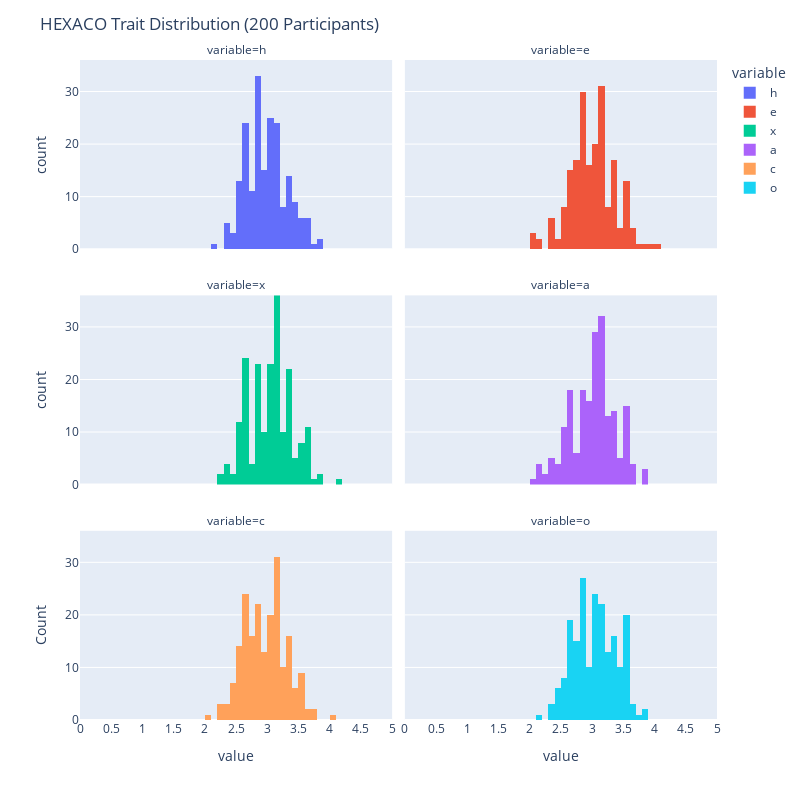

Notebook source saved alongside this figure:
### Code cell
# using df create a histogram for each HEXACO traits and put them as facets
fig = px.histogram(df, x=['h', 'e', 'x', 'a', 'c', 'o'], 
        facet_col='variable', facet_col_wrap=2, nbins=30)
fig.update_layout(
    #xaxis_title='Trait value',
    yaxis_title='Count',
    title=f'HEXACO Trait Distribution ({len(df)} Participants)',
)
# Set x-axis range and tick marks
fig.update_xaxes(range=[0, 5], tickmode='linear', tick0=0, dtick=0.5)

max_count = max([max(np.histogram(df[trait ], bins=25)[0]) for trait in ['h', 'e', 'x', 'a', 'c', 'o']])   

# set y axis to start at 0 and end at the highest count
fig.update_yaxes(range=[0, max_count])

# Add dots at each trait using prt_values
prt_values = [
    [ 3.1, 2.9, 2.5, 3.6, 3.1, 2.5], # participant 1
    [ 3.6, 2.7, 3.1, 2.6, 3.2, 3.1], # participant 2
]

# set figure height and width
fig.update_layout(height=800, width=800)

fig.show()

### Figure 1 — Plotly figure (JSON) as saved in the notebook; plotly's stock layout.template omitted (floating-point values rounded to 4 significant figures; data arrays with more than 128 entries replaced by an {"elided": "..."} marker saying what was removed)
{"data": [{"alignmentgroup": "True", "bingroup": "x", "hovertemplate": "variable=h<br>value=%{x}<br>count=%{y}<extra></extra>", "legendgroup": "h", "marker": {"color": "#636efa", "pattern": {"shape": ""}}, "name": "h", "nbinsx": 30, "offsetgroup": "h", "orientation": "v", "showlegend": true, "type": "histogram", "x": {"elided": "200 float values"}, "xaxis": "x5", "yaxis": "y5"}, {"alignmentgroup": "True", "bingroup": "x", "hovertemplate": "variable=e<br>value=%{x}<br>count=%{y}<extra></extra>", "legendgroup": "e", "marker": {"color": "#EF553B", "pattern": {"shape": ""}}, "name": "e", "nbinsx": 30, "offsetgroup": "e", "orientation": "v", "showlegend": true, "type": "histogram", "x": {"elided": "200 float values"}, "xaxis": "x6", "yaxis": "y6"}, {"alignmentgroup": "True", "bingroup": "x", "hovertemplate": "variable=x<br>value=%{x}<br>count=%{y}<extra></extra>", "legendgroup": "x", "marker": {"color": "#00cc96", "pattern": {"shape": ""}}, "name": "x", "nbinsx": 30, "offsetgroup": "x", "orientation": "v", "showlegend": true, "type": "histogram", "x": {"elided": "200 float values"}, "xaxis": "x3", "yaxis": "y3"}, {"alignmentgroup": "True", "bingroup": "x", "hovertemplate": "variable=a<br>value=%{x}<br>count=%{y}<extra></extra>", "legendgroup": "a", "marker": {"color": "#ab63fa", "pattern": {"shape": ""}}, "name": "a", "nbinsx": 30, "offsetgroup": "a", "orientation": "v", "showlegend": true, "type": "histogram", "x": {"elided": "200 float values"}, "xaxis": "x4", "yaxis": "y4"}, {"alignmentgroup": "True", "bingroup": "x", "hovertemplate": "variable=c<br>value=%{x}<br>count=%{y}<extra></extra>", "legendgroup": "c", "marker": {"color": "#FFA15A", "pattern": {"shape": ""}}, "name": "c", "nbinsx": 30, "offsetgroup": "c", "orientation": "v", "showlegend": true, "type": "histogram", "x": {"elided": "200 float values"}, "xaxis": "x", "yaxis": "y"}, {"alignmentgroup": "True", "bingroup": "x", "hovertemplate": "variable=o<br>value=%{x}<br>count=%{y}<extra></extra>", "legendgroup": "o", "marker": {"color": "#19d3f3", "pattern": {"shape": ""}}, "name": "o", "nbinsx": 30, "offsetgroup": "o", "orientation": "v", "showlegend": true, "type": "histogram", "x": {"elided": "200 float values"}, "xaxis": "x2", "yaxis": "y2"}], "layout": {"annotations": [{"font": {}, "showarrow": false, "text": "variable=c", "x": 0.245, "xanchor": "center", "xref": "paper", "y": 0.2867, "yanchor": "bottom", "yref": "paper"}, {"font": {}, "showarrow": false, "text": "variable=o", "x": 0.755, "xanchor": "center", "xref": "paper", "y": 0.2867, "yanchor": "bottom", "yref": "paper"}, {"font": {}, "showarrow": false, "text": "variable=x", "x": 0.245, "xanchor": "center", "xref": "paper", "y": 0.6433, "yanchor": "bottom", "yref": "paper"}, {"font": {}, "showarrow": false, "text": "variable=a", "x": 0.755, "xanchor": "center", "xref": "paper", "y": 0.6433, "yanchor": "bottom", "yref": "paper"}, {"font": {}, "showarrow": false, "text": "variable=h", "x": 0.245, "xanchor": "center", "xref": "paper", "y": 1.0, "yanchor": "bottom", "yref": "paper"}, {"font": {}, "showarrow": false, "text": "variable=e", "x": 0.755, "xanchor": "center", "xref": "paper", "y": 1.0, "yanchor": "bottom", "yref": "paper"}], "barmode": "relative", "height": 800, "legend": {"title": {"text": "variable"}, "tracegroupgap": 0}, "margin": {"t": 60}, "title": {"text": "HEXACO Trait Distribution (200 Participants)"}, "width": 800, "xaxis": {"anchor": "y", "domain": [0, 0.49], "dtick": 0.5, "range": [0, 5], "tick0": 0, "tickmode": "linear", "title": {"text": "value"}}, "xaxis2": {"anchor": "y2", "domain": [0.51, 1], "dtick": 0.5, "matches": "x", "range": [0, 5], "tick0": 0, "tickmode": "linear", "title": {"text": "value"}}, "xaxis3": {"anchor": "y3", "domain": [0, 0.49], "dtick": 0.5, "matches": "x", "range": [0, 5], "showticklabels": false, "tick0": 0, "tickmode": "linear"}, "xaxis4": {"anchor": "y4", "domain": [0.51, 1], "dtick": 0.5, "matches": "x", "range": [0, 5], "showticklabels": false, "tick0": 0, "tickmode": "linear"}, "xaxis5": {"anchor": "y5", "domain": [0, 0.49], "dtick": 0.5, "matches": "x", "range": [0, 5], "showticklabels": false, "tick0": 0, "tickmode": "linear"}, "xaxis6": {"anchor": "y6", "domain": [0.51, 1], "dtick": 0.5, "matches": "x", "range": [0, 5], "showticklabels": false, "tick0": 0, "tickmode": "linear"}, "yaxis": {"anchor": "x", "domain": [0, 0.2867], "range": [0, 36], "title": {"text": "Count"}}, "yaxis2": {"anchor": "x2", "domain": [0, 0.2867], "matches": "y", "range": [0, 36], "showticklabels": false}, "yaxis3": {"anchor": "x3", "domain": [0.3567, 0.6433], "matches": "y", "range": [0, 36], "title": {"text": "count"}}, "yaxis4": {"anchor": "x4", "domain": [0.3567, 0.6433], "matches": "y", "range": [0, 36], "showticklabels": false}, "yaxis5": {"anchor": "x5", "domain": [0.7133, 1.0], "matches": "y", "range": [0, 36], "title": {"text": "count"}}, "yaxis6": {"anchor": "x6", "domain": [0.7133, 1.0], "matches": "y", "range": [0, 36], "showticklabels": false}}}
